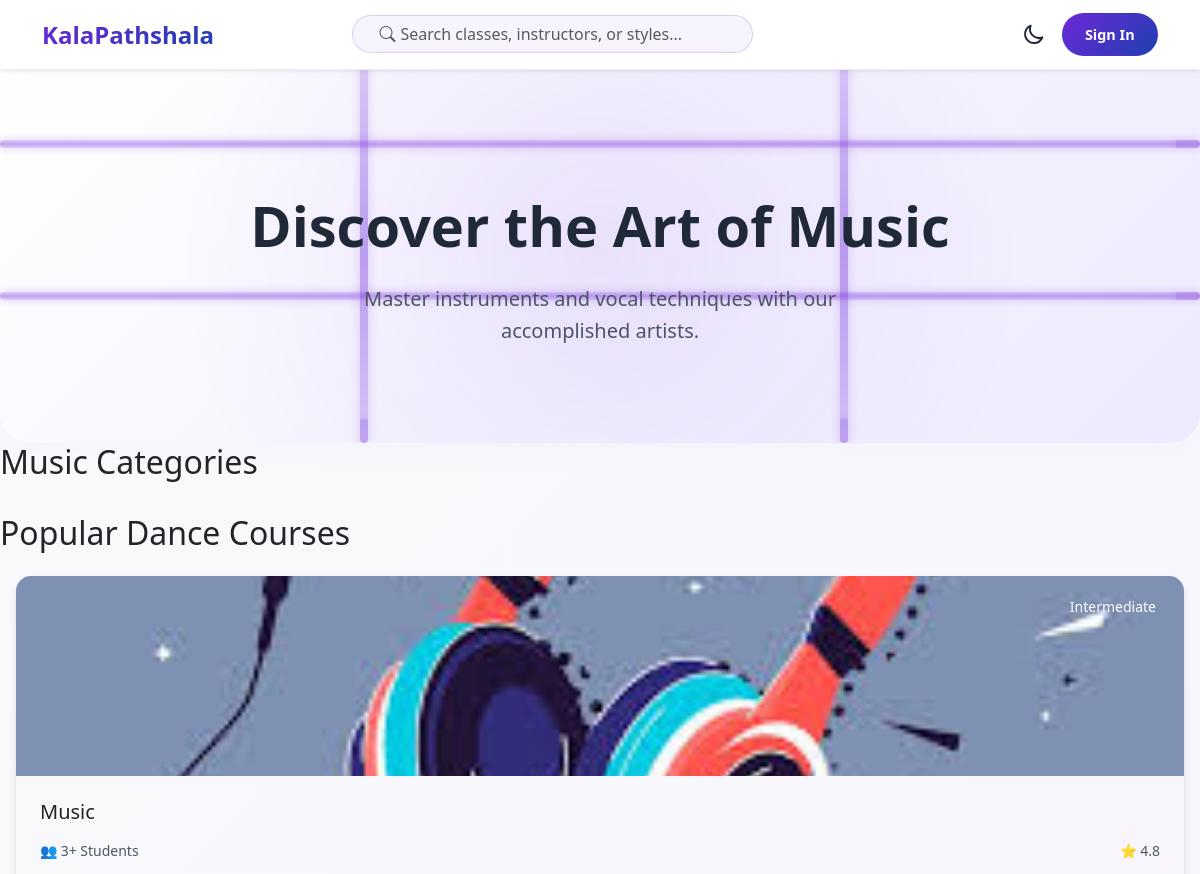
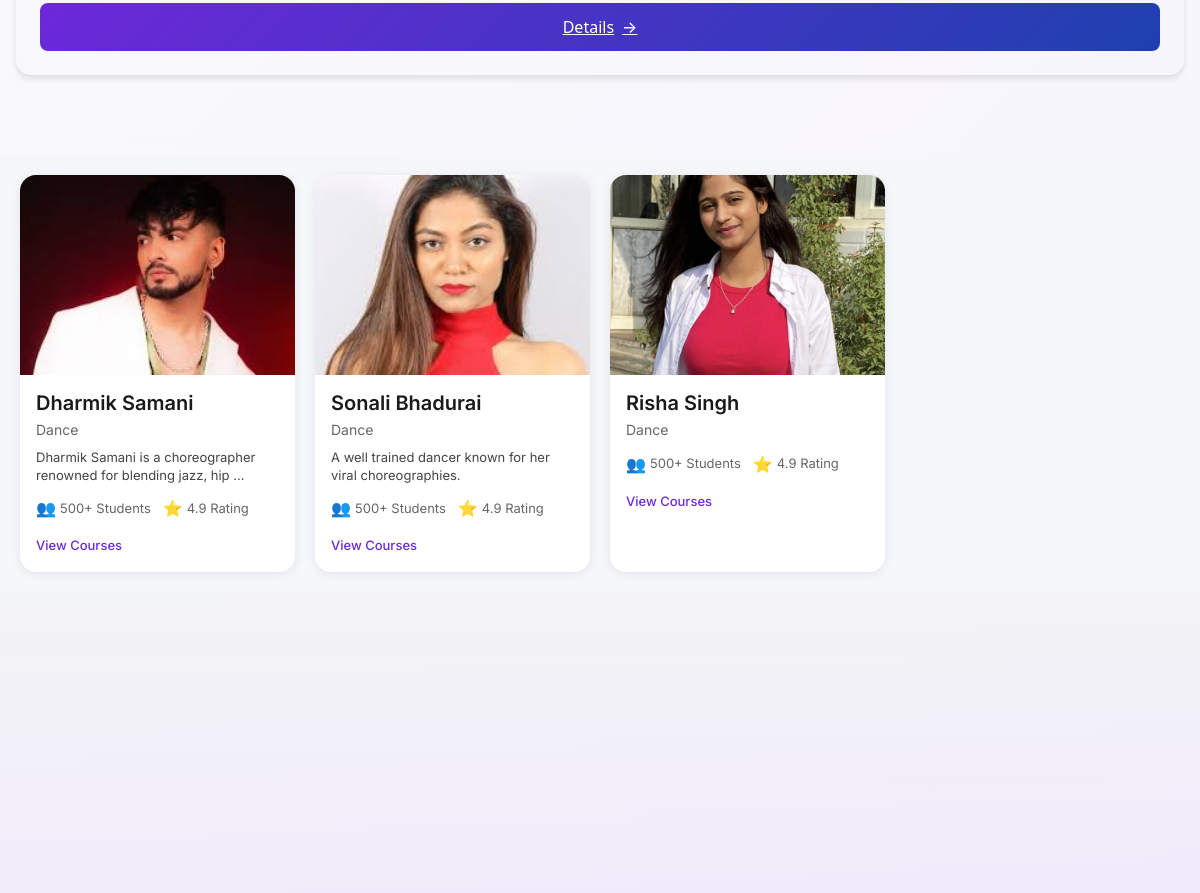
Page /courses/category/music/ on the committed database (2 pictures, top to bottom).
### course/models.py (models this page shows, shortened)
class CourseCategory(models.Model):
    uid = models.UUIDField(default=uuid.uuid4, editable=False, unique=True)
    name = models.CharField(max_length=100)
    image = models.ImageField(upload_to='course_categories/')
    slug = models.SlugField(unique=True, null=True, blank=True)
    description = models.TextField(null=True, blank=True)
    created_at = models.DateTimeField(auto_now_add=True)
    updated_at = models.DateTimeField(auto_now=True)

class Course(models.Model):
    level_choice = (('Beginner','Beginner'),('Intermediate','Intermediate'),('Advance','Advance'))
    teacher = models.ForeignKey('account.Teacher', on_delete=models.CASCADE, related_name='courses')
    title = models.CharField(max_length=100)
    slug = models.SlugField(unique=True, null=True, blank=True)
    uid = models.UUIDField(default=uuid.uuid4, editable=False, unique=True)
    description = models.TextField()
    image = models.ImageField(upload_to='courses/')
    category = models.ForeignKey(CourseCategory, on_delete=models.CASCADE, related_name='courses')
    subcategory = models.ForeignKey(CourseSubCategory, on_delete=models.CASCADE, default='Beginner',related_name='courses')
    level = models.CharField(max_length=20, choices=level_choice, null=True, blank=True)
    duration = models.CharField(max_length=30, null=True, blank=True)
    price = models.DecimalField(max_digits=10, decimal_places=2, default=0.00)
    discount_price = models.DecimalField(max_digits=10, decimal_places=2, default=0.00)
    is_active = models.BooleanField(default=True)
    is_free = models.BooleanField(default=False)
    created_at = models.DateTimeField(auto_now_add=True)
    updated_at = models.DateTimeField(auto_now=True)

class Enrollment(models.Model):
    uid = models.UUIDField(default=uuid.uuid4, editable=False, unique=True)
    student = models.ForeignKey('account.Student', on_delete=models.CASCADE, related_name='enrollments')
    course = models.ForeignKey(Course, on_delete=models.CASCADE, related_name='enrollments')
    enrolled_at = models.DateTimeField(auto_now_add=True)

### account/models.py (models this page shows, shortened)
class Teacher(models.Model):
    uid = models.UUIDField(default=uuid.uuid4, editable=False)
    user = models.OneToOneField(User, on_delete=models.CASCADE, related_name='teacher')
    full_name = models.CharField(max_length=100)
    bio = models.TextField(null=True, blank=True)
    image = models.ImageField(upload_to='teachers/', null=True, blank=True)
    phone = models.CharField(max_length=15, null=True, blank=True)
    adhaar_number = models.CharField(max_length=12, null=True, blank=True)
    category = models.ForeignKey(CourseCategory, on_delete=models.SET_NULL, null=True,blank=True)
    subcategory = models.ForeignKey(CourseSubCategory, on_delete=models.SET_NULL, null=True,blank=True)
    website = models.URLField(null=True, blank=True)
    facebook = models.URLField(null=True, blank=True)
    twitter = models.URLField(null=True, blank=True)
    instagram = models.URLField(null=True, blank=True)
    verified = models.BooleanField(default=False)

### course/views.py (the view)
# urls.py: path('category/<slug>/',views.category_courses,name='cate_courses'),
def category_courses(request, slug):
    cate = get_object_or_404(models.CourseCategory, slug=slug)
    course = models.Course.objects.filter(is_active = True,category=cate)
    teachers = Teacher.objects.all()
    return render(request,'courses.html',{'courses':course,'cate':cate,'teachers':teachers})

### templates/courses.html (shortened to what this page needs)
{% extends 'index.html' %}
{% load static %}
    {% block content %}
    <div class="app">
        <header class="page-header">
            <div class="pipe-flow">
                <div class="pipe pipe-horizontal pipe-1">
                </div>
                <div class="pipe pipe-horizontal pipe-2">
                </div>
                <div class="pipe pipe-vertical pipe-3">
                </div>
                <div class="pipe pipe-vertical pipe-4">
                </div>
            </div>
            <h1 class="page-title">Discover the Art of {{cate.name}}</h1>
            <p class="page-subtitle">{{cate.description}}</p>
        </header>
        <section class="dance-categories">
            <div class="categories-container">
                <h2>{{cate.name}} Categories</h2>
            </div>
        </section>
         <section class="course-listings">
            <div class="courses-container">
                <h2>Popular Dance Courses</h2>
                <div class="courses-grid">
                     {% for course in courses %}
                        <div class="course-card">
                            <div class="course-image">
                                <img src="{{course.image.url}}" alt="{{course.title}}">
                                <div class="course-level">{{course.level}}</div>
                            </div>
                            <div class="course-content">
                                <h3>{{course.title}}</h3>
                                <div class="course-stats">
                                    <span>👥 {{course.enrollments.all|length}}+ Students</span>
                                    <span>⭐ 4.8</span>
                                </div>
                            <a href="{% url "course" course.slug %}" class="explore-btn">Details <span class="arrow">→</span></a>
                            </div>
                        </div>
                    {% endfor %}
                </div>
            </div>
        </section>
        <section style="margin: 0; padding: 20px; font-family: 'Inter', sans-serif; background: #f5f7fa;">
            <div style="display: grid; grid-template-columns: repeat(auto-fill, minmax(250px, 1fr)); gap: 20px; max-width: 1200px; margin: 0 auto;">
                {% for teacher in teachers %}
                <div style="background: white; border-radius: 16px; box-shadow: 0 2px 12px rgba(0, 0, 0, 0.08); overflow: hidden;">
                    <div style="width: 100%; height: 200px; overflow: hidden;">
                        <img  {% if teacher.image %}
                        src='{{teacher.image.url}}'
                        {% else %}
                        src="https://images.unsplash.com/photo-1544005313-94ddf0286df2?ixlib=rb-4.0.3&ixid=MnwxMjA3fDB8MHxwaG90by1wYWdlfHx8fGVufDB8fHx8&auto=format&fit=crop&w=688&q=80"
                        {% endif %} alt="Teacher Profile" style="width: 100%; height: 100%; object-fit: cover;">
                    </div>
                    <div style="padding: 16px;">
                        <h2 style="margin: 0 0 4px 0; font-size: 20px; font-weight: 600; color: #1a1a1a;">{{teacher.full_name}}</h2>
                        <p style="margin: 0 0 8px 0; font-size: 14px; color: #666;">{{teacher.category.name}}</p>
                        <p style="margin: 0 0 12px 0; font-size: 13px; color: #444; line-height: 1.4;">{{teacher.bio|truncatewords:10}}</p>
                        <div style="display: flex; gap: 12px; margin-bottom: 12px;">
                            <div style="display: flex; align-items: center; gap: 4px;">
                                <span style="color: #666;">👥</span>
                                <span style="color: #666; font-size: 13px;">500+ Students</span>
                            </div>
                            <div style="display: flex; align-items: center; gap: 4px;">
                                <span style="color: #666;">⭐</span>
                                <span style="color: #666; font-size: 13px;">4.9 Rating</span>
                            </div>
                        </div>
                        <a href="{% url "teacher_profile" teacher.uid %}" style="display: inline-block; text-decoration: none; color: #6d28d9; font-size: 13px; font-weight: 500;">View Courses</a>
                    </div>
                </div>
                {% endfor %}
            </div>
        </section>
    </div>
    {% endblock content %}

### templates/index.html (shortened to what this page needs)
<!DOCTYPE html>
<html lang="en">
<head>
    {% load static %}
    <link rel="stylesheet" href="{% static 'css/styles.css' %}">
    <link href="https://cdn.jsdelivr.net/npm/bootstrap@5.3.5/dist/css/bootstrap.min.css" rel="stylesheet">
    <link rel="stylesheet" href="https://cdn.jsdelivr.net/npm/bootstrap-icons@1.11.3/font/bootstrap-icons.min.css">
</head>
<body>
    {% include 'components/header.html' %}
    {% block content %}
    {% endblock content %}
    {% include 'components/footer.html' %}
</body>
</html>

### templates/components/header.html (shortened to what this page needs)
<nav class="navbar navbar-expand-lg fixed-top shadow-sm" style="background: rgba(255,255,255,0.95); backdrop-filter: blur(10px); border-bottom: 1px solid rgba(109, 40, 217, 0.1);">
    <div class="container">
      <a class="navbar-brand fw-bold" href="{% url "home" %}" style="background: linear-gradient(135deg, #6D28D9 0%, #1E40AF 100%);
        -webkit-background-clip: text;
        -webkit-text-fill-color: transparent;
        font-size: 1.5rem;">
        KalaPathshala
      </a>
      <div class="collapse navbar-collapse" id="navbarContent">
        <div class="mx-auto my-2 my-lg-0 d-none d-lg-block" style="max-width: 400px; width: 100%;">
          <div class="input-group">
            <span class="input-group-text bg-transparent border-0" style="position: absolute; left: 15px; top: 50%; transform: translateY(-50%); color: #4B5563;">
              <i class="bi bi-search"></i>
            </span>
            <input type="text" class="form-control rounded-pill ps-5" placeholder="Search classes, instructors, or styles..." style="background: rgba(109,40,217,0.05); border: 1px solid rgba(109,40,217,0.2);">
          </div>
        </div>
        <ul class="navbar-nav ms-auto align-items-center gap-2">
          <li class="nav-item">
            <button class="theme-toggle" id="theme-toggle" aria-label="Toggle dark mode">
                <svg xmlns="http://www.w3.org/2000/svg" fill="none" viewBox="0 0 24 24" stroke="currentColor">
                    <path stroke-linecap="round" stroke-linejoin="round" stroke-width="2" d="M20.354 15.354A9 9 0 018.646 3.646 9.003 9.003 0 0012 21a9.003 9.003 0 008.354-5.646z" />
                </svg>
            </button>
          </li>
          <li class="nav-item">
            {% if not user.is_authenticated %}
            <a href="{% url 'login' %}" class="btn rounded-pill fw-semibold" style="background: linear-gradient(135deg, #6D28D9 0%, #1E40AF 100%); color: white; padding: 0.6rem 1.4rem; font-size: 0.9rem;">
              Sign In
            </a>
            {% endif %}
          </li>
        </ul>
      </div>
    </div>
  </nav>

### templates/components/footer.html (shortened to what this page needs)
<footer class="footer">
    <div class="footer-content">
    </div>
</footer>

### rows in the picture
CourseCategory: name "Music", description "Master instruments and vocal techniques with our accomplished artists."
Course: image (picture), level "Intermediate", title "Music", enrollments.all|length "3"
Teacher: image (picture), full_name "Dharmik Samani", category.name "Dance", bio "Dharmik Samani is a choreographer renowned for blending jazz, hip …"
Teacher: image (picture), full_name "Sonali Bhadurai", category.name "Dance", bio "A well trained dancer known for her viral choreographies."
Teacher: image (picture), full_name "Risha Singh", category.name "Dance"
